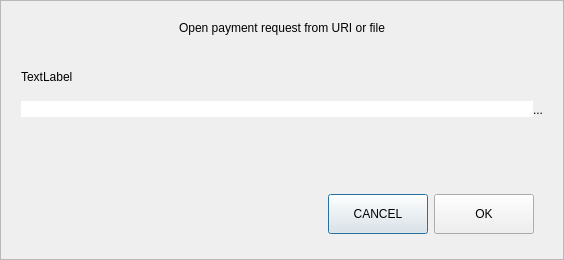
<?xml version="1.0" encoding="UTF-8"?>
<ui version="4.0">
 <class>OpenURIDialog</class>
 <widget class="QDialog" name="OpenURIDialog">
  <property name="geometry">
   <rect>
    <x>0</x>
    <y>0</y>
    <width>564</width>
    <height>260</height>
   </rect>
  </property>
  <property name="sizePolicy">
   <sizepolicy hsizetype="Preferred" vsizetype="Expanding">
    <horstretch>0</horstretch>
    <verstretch>0</verstretch>
   </sizepolicy>
  </property>
  <property name="windowTitle">
   <string>Open URI</string>
  </property>
  <layout class="QVBoxLayout" name="verticalLayout">
   <property name="spacing">
    <number>0</number>
   </property>
   <property name="leftMargin">
    <number>0</number>
   </property>
   <property name="topMargin">
    <number>0</number>
   </property>
   <property name="rightMargin">
    <number>0</number>
   </property>
   <property name="bottomMargin">
    <number>0</number>
   </property>
   <item>
    <widget class="QFrame" name="frame">
     <property name="sizePolicy">
      <sizepolicy hsizetype="Preferred" vsizetype="Expanding">
       <horstretch>0</horstretch>
       <verstretch>0</verstretch>
      </sizepolicy>
     </property>
     <property name="frameShape">
      <enum>QFrame::StyledPanel</enum>
     </property>
     <property name="frameShadow">
      <enum>QFrame::Raised</enum>
     </property>
     <layout class="QVBoxLayout" name="verticalLayout_2">
      <property name="spacing">
       <number>5</number>
      </property>
      <property name="leftMargin">
       <number>20</number>
      </property>
      <property name="topMargin">
       <number>20</number>
      </property>
      <property name="rightMargin">
       <number>20</number>
      </property>
      <property name="bottomMargin">
       <number>16</number>
      </property>
      <item>
       <widget class="QLabel" name="labelTitle">
        <property name="text">
         <string>Open payment request from URI or file</string>
        </property>
        <property name="alignment">
         <set>Qt::AlignCenter</set>
        </property>
        <property name="wordWrap">
         <bool>true</bool>
        </property>
       </widget>
      </item>
      <item>
       <spacer name="verticalSpacer_2">
        <property name="orientation">
         <enum>Qt::Vertical</enum>
        </property>
        <property name="sizeType">
         <enum>QSizePolicy::Fixed</enum>
        </property>
        <property name="sizeHint" stdset="0">
         <size>
          <width>20</width>
          <height>30</height>
         </size>
        </property>
       </spacer>
      </item>
      <item>
       <widget class="QLabel" name="labelSubtitle">
        <property name="text">
         <string>TextLabel</string>
        </property>
        <property name="wordWrap">
         <bool>true</bool>
        </property>
       </widget>
      </item>
      <item>
       <layout class="QHBoxLayout" name="horizontalLayout">
        <property name="spacing">
         <number>0</number>
        </property>
        <item>
         <widget class="QValidatedLineEdit" name="uriEdit">
          <property name="styleSheet">
           <string notr="true">#uriEdit{
	border-top-right-radius:0px;
	border-bottom-right-radius:0px;
}</string>
          </property>
         </widget>
        </item>
        <item>
         <widget class="QPushButton" name="selectFileButton">
          <property name="minimumSize">
           <size>
            <width>0</width>
            <height>41</height>
           </size>
          </property>
          <property name="toolTip">
           <string>Select payment request file</string>
          </property>
          <property name="styleSheet">
           <string notr="true">#selectFileButton{
	border-top-left-radius:0px;
	border-bottom-left-radius:0px;
}</string>
          </property>
          <property name="text">
           <string notr="true">...</string>
          </property>
          <property name="autoDefault">
           <bool>false</bool>
          </property>
         </widget>
        </item>
       </layout>
      </item>
      <item>
       <spacer name="verticalSpacer">
        <property name="orientation">
         <enum>Qt::Vertical</enum>
        </property>
        <property name="sizeHint" stdset="0">
         <size>
          <width>20</width>
          <height>40</height>
         </size>
        </property>
       </spacer>
      </item>
      <item>
       <widget class="QWidget" name="widget" native="true">
        <property name="minimumSize">
         <size>
          <width>0</width>
          <height>50</height>
         </size>
        </property>
        <layout class="QHBoxLayout" name="horizontalLayout_2">
         <item>
          <spacer name="horizontalSpacer">
           <property name="orientation">
            <enum>Qt::Horizontal</enum>
           </property>
           <property name="sizeHint" stdset="0">
            <size>
             <width>289</width>
             <height>20</height>
            </size>
           </property>
          </spacer>
         </item>
         <item>
          <widget class="QPushButton" name="pushButtonCancel">
           <property name="minimumSize">
            <size>
             <width>100</width>
             <height>40</height>
            </size>
           </property>
           <property name="text">
            <string>CANCEL</string>
           </property>
          </widget>
         </item>
         <item>
          <widget class="QPushButton" name="pushButtonOK">
           <property name="minimumSize">
            <size>
             <width>100</width>
             <height>40</height>
            </size>
           </property>
           <property name="text">
            <string>OK</string>
           </property>
          </widget>
         </item>
        </layout>
       </widget>
      </item>
     </layout>
    </widget>
   </item>
  </layout>
 </widget>
 <customwidgets>
  <customwidget>
   <class>QValidatedLineEdit</class>
   <extends>QLineEdit</extends>
   <header>qvalidatedlineedit.h</header>
  </customwidget>
 </customwidgets>
 <resources/>
 <connections/>
</ui>
